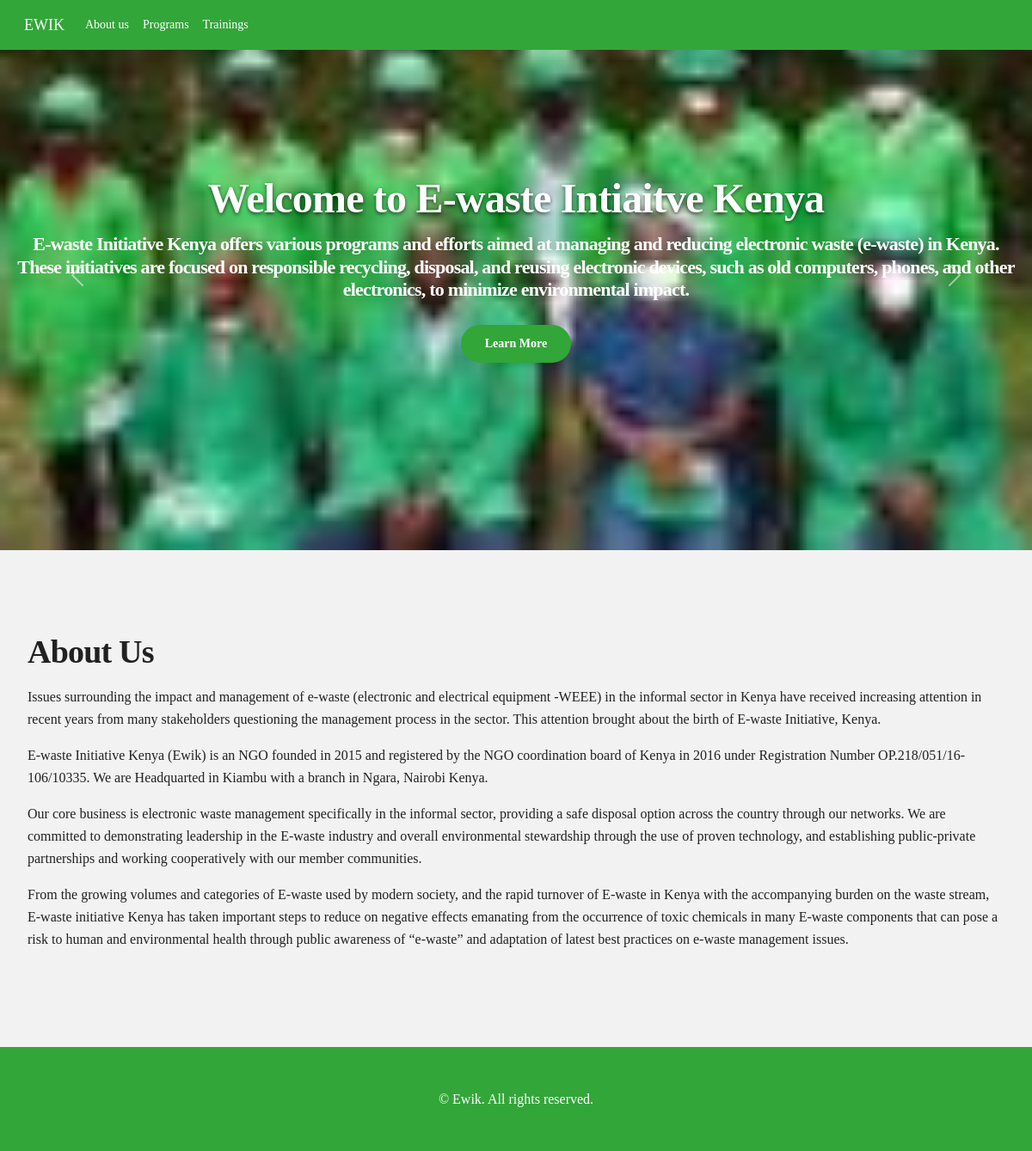
The page /about/ on the database its author committed.
### pages/models.py (models this page shows, shortened)
class MenuLink(models.Model):
    title = models.CharField(max_length=100)
    url = models.CharField(max_length=200, blank=True)
    page = models.ForeignKey('Page', on_delete=models.SET_NULL, null=True, blank=True)
    order = models.IntegerField(default=0)
    is_visible = models.BooleanField(default=True)
    class Meta:
        ordering = ['order']

class Banner(models.Model):
    title = models.CharField(max_length=200)
    subtitle = models.TextField(blank=True)
    image = models.ImageField(upload_to='banners/')
    link = models.URLField(blank=True)
    button_text = models.CharField(max_length=50, blank=True, default="Learn More")
    position = models.PositiveIntegerField(default=0)
    start_date = models.DateField(blank=True, null=True)
    date_end = models.DateField(blank=True, null=True)
    is_active = models.BooleanField(default=True)
    class Meta:
        ordering = ['position']

class Page(models.Model):
    title = models.CharField(max_length=200)
    slug = models.SlugField(unique=True)
    content = models.TextField()
    is_published = models.BooleanField(default=True)
    created_at = models.DateTimeField(auto_now_add=True)
    updated_at = models.DateTimeField(auto_now=True)
    class Meta:
        ordering = ['-created_at']

### pages/views.py (the view)
# urls.py: path('<slug:slug>/', views.page_detail, name='page_detail'),
def page_detail(request, slug):
    page = get_object_or_404(Page, slug=slug, is_published=True)
    banners = Banner.objects.filter(is_active=True).order_by('position')
    menu_links = MenuLink.objects.filter(is_visible=True).order_by('order')
    return render(request, 'pages/page_detail.html', {
        'page': page,
        'banners': banners,
        'menu_links': menu_links,
    })

### pages/templates/pages/page_detail.html (shortened to what this page needs)
{% extends 'base.html' %}
{% block full_width_content %}
  {% if banners %}
    <div id="ewikCarousel" class="carousel slide carousel-fade" data-ride="carousel">
      <div class="carousel-inner">
        {% for banner in banners %}
          <div class="carousel-item {% if forloop.first %}active{% endif %}">
            <div class="page-header header-filter" style="background-image: url('{{ banner.image.url }}');">
              <div class="container text-center">
                <h1 class="title text-white">{{ banner.title }}</h1>
                {% if banner.subtitle %}
                  <h4 class="text-white">{{ banner.subtitle }}</h4>
                {% endif %}
                {% if banner.link %}
                  <a href="{{ banner.link }}" class="btn btn-primary btn-lg mt-3">
                    {{ banner.button_text }}
                  </a>
                {% endif %}
              </div>
            </div>
          </div>
        {% endfor %}
      </div>
      <a class="carousel-control-prev" href="#ewikCarousel" role="button" data-slide="prev">
        <span class="carousel-control-prev-icon" aria-hidden="true"></span>
      </a>
      <a class="carousel-control-next" href="#ewikCarousel" role="button" data-slide="next">
        <span class="carousel-control-next-icon" aria-hidden="true"></span>
      </a>
    </div>
  {% endif %}
{% endblock %}
{% block content %}
  <div class="container mt-5">
    <h1>{{ page.title }}</h1>
    <p>{{ page.content|linebreaks }}</p>
  </div>
{% endblock %}

### templates/includes/navbar.html (shortened to what this page needs)
<nav class="navbar navbar-expand-lg bg-primary fixed-top">
  <div class="container">
    <a class="navbar-brand text-white" href="/">EWIK</a>
    <div class="collapse navbar-collapse" id="navbarNav">
      <ul class="navbar-nav ml-auto">
        {% for link in menu_links %}
          <li class="nav-item">
            <a class="nav-link text-white" href="{{ link.url }}">{{ link.title }}</a>
          </li>
        {% endfor %}
      </ul>
    </div>
  </div>
</nav>

### static/css/_variables.css (style rules this page uses)
:root { --primary: #32A639; --secondary: #3FBF48; --accent: #B0D9B2; --background: #F2F2F2; --text-color: #212121; --color-dark-header: #2E2E2E; }

### static/css/_layout.css (style rules this page uses)
body { font-family: var(--font-base); font-size: 16px; color: var(--color-text); background-color: var(--bg-light); line-height: 1.6; margin: 0; padding: 0; -webkit-font-smoothing: antialiased; -moz-osx-font-smoothing: grayscale; }
.container { max-width: 1200px; margin: 0 auto; padding: 0 1rem; }
.text-center { text-align: center; }

### static/css/_typography.css (style rules this page uses)
h1, h2, h3, h4, h5, h6 { font-family: var(--font-base); font-weight: 700; color: var(--color-primary); line-height: 1.2; margin-bottom: 0.75rem; }
h1 { font-size: 2.375rem; }
h4 { font-size: 1.375rem; }
.text-white { color: white; }

### static/css/_components.css (style rules this page uses)
:root { --primary: #32A639; --secondary: #3FBF48; --accent: #B0D9B2; --background: #F2F2F2; --text-color: #212121; --color-dark-header: #2E2E2E; }
.bg-primary { background-color: var(--primary) !important; }
.navbar.bg-primary, .footer.bg-primary { background-color: var(--primary) !important; }
.btn { display: inline-block; padding: 0.75rem 1.75rem; font-weight: 600; text-align: center; border-radius: 9999px; text-decoration: none; cursor: pointer; transition: all 0.3s ease; box-shadow: 0 4px 6px rgba(0, 0, 0, 0.1); }
.btn-primary { background-color: var(--primary); border-color: var(--primary); color: white; }
.text-center { text-align: center !important; }
.mt-3 { margin-top: 1rem !important; }
.mt-5 { margin-top: 3rem !important; }
.page-header.header-filter { height: 80vh; background-size: cover; background-position: center; display: flex; align-items: center; justify-content: center; }
.carousel .title { font-size: 3rem; text-shadow: 0 2px 4px rgba(0,0,0,0.6); }
.carousel .btn { margin-top: 1rem; }

### rows shown on the page
MenuLink: title "About us"
MenuLink: title "Programs"
MenuLink: title "Trainings"
Banner: image (picture), title "Welcome to E-waste Intiaitve Kenya", subtitle "E-waste Initiative Kenya offers various programs and efforts aimed at managing and reducing electronic waste (e-waste) in Kenya. These initiatives are focused on responsible recycling, disposal, and reusing electronic devices, such as old computers, phones, and other electronics, to minimize environmental impact.", button_text "Learn More"
Page: title "About Us", content "Issues surrounding the impact and management of e-waste (electronic and electrical equipment -WEEE) in the informal sector in Kenya have received increasing attention in recent years from many stakeholders questioning the management process in the sector. This attention brought about the birth of E-waste Initiative, Kenya. E-waste Initiative Kenya (Ewik) is an NGO founded in 2015 and registered by the NGO coordination board of Kenya in 2016 under Registration Number OP.218/051/16-106/10335. We are Headquarted in Kiambu with a branch in Ngara, Nairobi Kenya. Our core business is electronic waste management specifically in the informal sector, providing a safe disposal option across the…"
